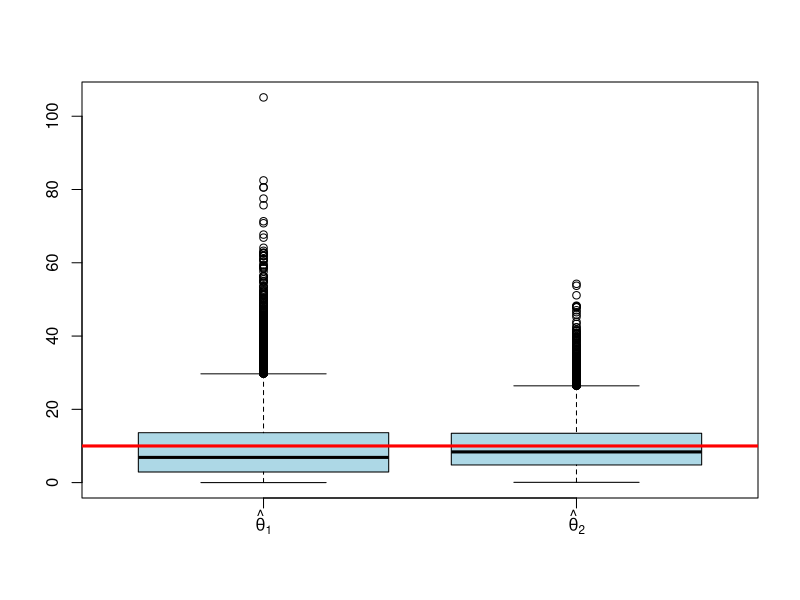

Write the R code that produced this figure.
## ---- chunk 1
rsim <- function(n, alpha, theta){
  u <- runif(n)
  Y <- theta * u ^ (1 / alpha)
  return(Y)
}
nreps <- 10000
n <- 6
alpha <- 2
theta <- 5
set.seed(4302019)
Y <- rsim(n * nreps, alpha = 2, theta = 5) # simulate 10,000 random samples of size 6
YY <- matrix(Y, n, nreps)                  # arrange into matrix with random sample in each column
## ---- chunk 2
theta <- 10
set.seed(4302019)
Y <- rexp(3 * 10000, rate = 1 / theta)
YY <- matrix(Y, 3, 10000)
theta_hat1 <- YY[1, ]                  # Y_1 only
theta_hat2 <- (YY[1, ] + YY[2, ]) / 2  # (Y_1 + Y_2) / 2
var(theta_hat1)
var(theta_hat2)
# Side-by-side boxplots to compare estimators (you can add more estimators, separated by commas):
boxplot(theta_hat1, theta_hat2, col = "LightBlue", names = c(expression(hat(theta)[1]), expression(hat(theta)[2])))
abline(h = theta, lwd = 3, col = "red")
